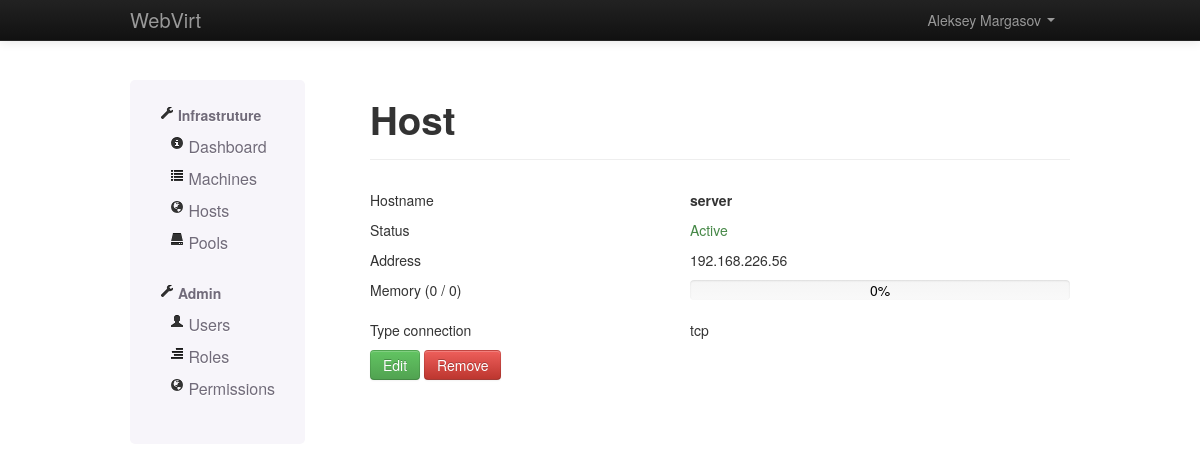
Page /hosts/1/ (signed in) on the committed database.
### host/models.py (models this page shows)
class Host(models.Model):
    name = models.CharField(max_length=40)
    ip = models.CharField(max_length=40)
    login = models.CharField(max_length=20)
    password = models.CharField(max_length=14, blank=True, null=True)
    type = models.CharField(max_length=3)
    port = models.IntegerField(blank=True, null=True, default='22')

### host/views.py (the view)
# urls.py: url(r'^hosts/(\d+)/$', 'host.views.show', name='hosts_show'),
@login_required
def show(request, id):
    host = Host.objects.get(id=id)
    return render(request, 'host/host_overview.html', {'host': host})

### templates/host/host_overview.html (shortened to what this page needs)
{% extends "base.html" %}
{% load i18n %}
{% block content %}
<div class="row">
   {% include "left_menu.html" %}
    <div class="span9">
      <div class="page-header">
        <h1>Host</h1>
      </div>
      <div class="row">
        <div class="span4">
          <p>Hostname</p>
          <p>Status</p>
          <p>Address</p>
          <p style="height:30px">
          Memory (<span id="memory-used">0</span> / <span id="memory-max">0</span>)
          </p>
          <p>Type connection</p>
          <p>
            <a href ="#HostModal" data-toggle="modal" class="btn btn-success">Edit</a>
            <a href="#" class="btn btn-danger" data-confirm="Are you sure?" data-method="delete" rel="nofollow">Remove</a>
          </p>
        </div>
        <div class="span5">
          <p><strong>{{ host.name }}</strong></p>
          <p>
              <span class='text-success'>Active</span>
          </p>
          <p>{{ host.ip }}</p>
          <div class="progress">
            <span id="memory-usage-text">0%</span>
          </div>
          <p>{{ host.type }}</p>
        </div>
      </div>
    </div>
</div>
{% endblock %}

### templates/base.html (shortened to what this page needs)
{% load i18n %}{% load staticfiles %}<!DOCTYPE html>
<html>
<head>
    <link href="{% static "css/bootstrap.min.css" %}" rel="stylesheet">
    <link href="{% static "css/application.css" %}" rel="stylesheet">
</head>
<body>
<div class="navbar navbar-inverse navbar-fixed-top">
  <div class="navbar-inner">
    <div class="container">
      <div class="nav-collapse collapse">
        <a class="brand" href="/">WebVirt</a>
        {% if user.is_authenticated %}
        <ul class="nav pull-right">
          <li class="dropdown">
            <a href="{% url 'account' user.id %}" class="dropdown-toggle" data-toggle="dropdown">
              {{ user.get_full_name }} <span class="caret"></span>
            </a>
          </li>
        </ul>
        {% endif %}
      </div>
    </div>
  </div>
</div>
<header style="position: relative;padding: 40px 0px;"></header>
<div class="container">
    {% block content %}{% endblock %}
</div>
</body>
</html>

### static/css/application.css (style rules this page uses)
.container { max-width: 980px; }
.progress { position: relative; }
#memory-usage-text { position: absolute; top: 0px; z-index: 2; color: black; text-align: center; width: 100%; }

### rows in the picture
Host: name "server", ip "192.168.226.56", type "tcp"

### other values in the picture
{{ user.get_full_name }} "Aleksey Margasov"
